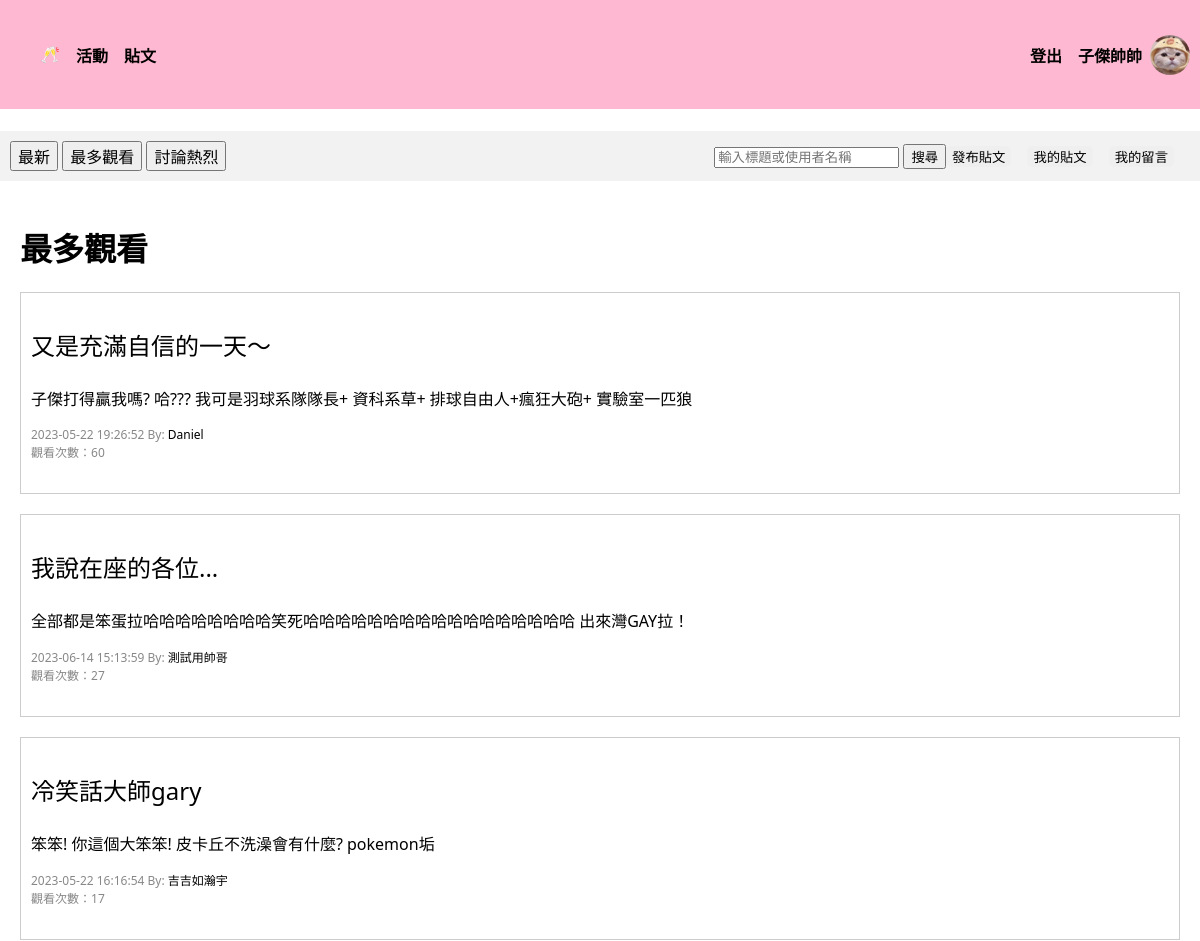
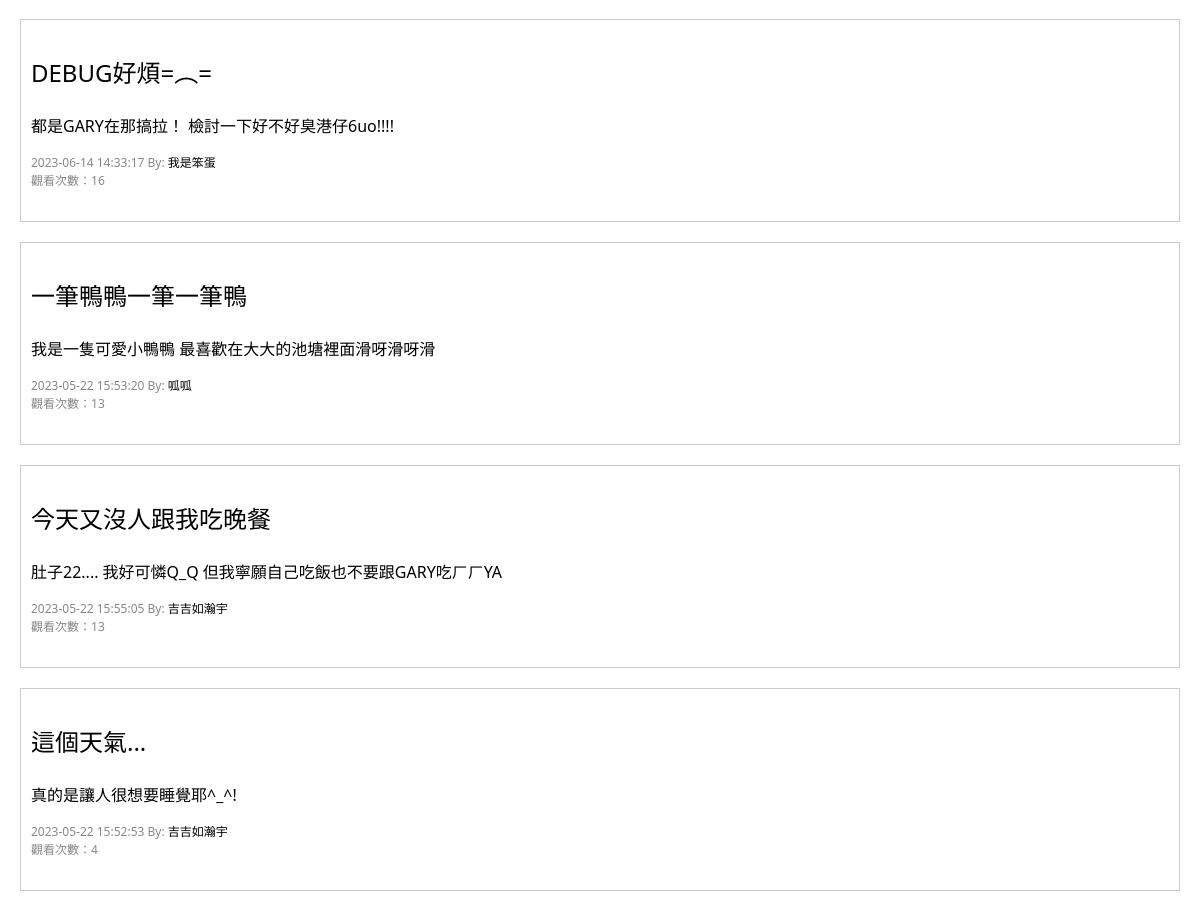
/post/posts/mostView (signed in), run on the app's committed database (2 pictures, top to bottom).
### tables this page shows
CREATE TABLE "User" (
	"userID"	INTEGER,
	"password"	VARCHAR(10),
	"nickname"	VARCHAR(10) NOT NULL,
	"gender"	VARCHAR(1) NOT NULL,
	"birth"	TEXT,
	"cellphone"	VARCHAR(10),
	"email"	TEXT UNIQUE,
	"image" TEXT,
	PRIMARY KEY("userID" AUTOINCREMENT)
);

CREATE TABLE "Post" (
	"postID"	INTEGER,
	"postUserID"	INTEGER,
	"postTime"	TEXT,
	"postTitle"	TEXT,
	"postContent"	TEXT,
	"postView"	INT,
	FOREIGN KEY("postUserID") REFERENCES "User"("userID"),
	PRIMARY KEY("postID" AUTOINCREMENT)
);

### crud/crudPost.py (the view, shortened to what this page needs)
@post_bp.route("/posts/<string:sortmethod>", methods=["GET", "POST"])
def posts_method(sortmethod):
    userID = session["userID"]
    searching_value = ""
    if sortmethod == "newest" or sortmethod == "None":
        sortmethod = "newest"
        con = sql.connect("funCrew_db.db")
        con.row_factory = sql.Row
        cur = con.cursor()
        cur.execute(
            "SELECT * FROM Post, User WHERE postUserID = userID ORDER BY postTime DESC"
        )
        posts = cur.fetchall()
        con.commit()
        con.close()
    elif sortmethod == "mostView":
        con = sql.connect("funCrew_db.db")
        con.row_factory = sql.Row
        cur = con.cursor()
        cur.execute(
            "SELECT * FROM Post, User WHERE postUserID = userID ORDER BY postView DESC"
        )
        posts = cur.fetchall()
        con.commit()
        con.close()
    return render_template(
        "posts.html",
        nickname=get_nickname(userID),
        avatar=get_avatar_path(userID),
        posts=posts,
        userID=userID,
        sortmethod=sortmethod,
        searching_value=searching_value,
    )

### crud/crudUser.py (called while the page is built)
def get_avatar_path(userID):
    try:
        con = sql.connect("funCrew_db.db")
        cur = con.cursor()
        cur.execute("SELECT image FROM User WHERE userID=?", (userID,))
        filename = cur.fetchone()[0]
        con.close()
        return "static/images/avatars/" + filename
    except Exception as e:
        print(f"Error occurred while retrieving filename: {str(e)}")
        return ""

def get_nickname(userID):
    con = sql.connect("funCrew_db.db")
    cur = con.cursor()
    cur.execute("SELECT nickname FROM User WHERE userID=?", (userID,))
    nickname = cur.fetchone()[0]
    con.close()
    return nickname

### templates/posts.html (shortened to what this page needs)
<!DOCTYPE html>
<html>
<head>
</head>
<body>
    <div class="nav_bar">
        <ul>
            <li><a href="/home"> 🥂 </a></li>
            <li><a href="/activity/activities/signingUp">活動</a></li>
            <li><a href="/post/posts/newest">貼文</a></li>
        </ul>
        <div class="header-right">
            <li style="list-style: none;"><a href="/user/logout">登出</a></li>
            <div class="user-info">
                <h4><a href="/user/personalInfo">{{ nickname }}</a></h4>
                <img src="../../{{ avatar }}" alt="大頭貼">
            </div>
        </div>
    </div>
    <br>
    <div class="header">
        <div class="header-left">
            <form method="POST">
                <button class="submit" name="newest"><a href="/post/posts/newest">最新</a></button>
                <button class="submit" name="mostView"><a href="/post/posts/mostView">最多觀看</a></button>
                <button class="submit" name="hotest"><a href="/post/posts/hotest">討論熱烈</a></button>
            </form>
        </div>
        <div class="header-right">
            <form action="/post/posts/searching" method="POST">
                <input type="text" name="searching_value" placeholder="輸入標題或使用者名稱" required>
                <input type="submit" name="post_search_button" value="搜尋">
            </form>
            <button class="button"><a href="/post/create_post"
                    style="text-decoration:none; color:black">發布貼文</a></button>
            <button class="button"><a href="/post/posts/my_posts"
                    style="text-decoration:none; color:black">我的貼文</a></button>
            <button class="button"><a href="/post/my_comments"
                    style="text-decoration:none; color:black">我的留言</a></button>
        </div>
    </div>
    <br>
    {% if sortmethod == "newest" %}
    <h1>最新</h1>
    {% elif sortmethod == "mostView" %}
    <h1>最多觀看</h1>
    {% elif sortmethod == "hotest" %}
    <h1>討論熱烈</h1>
    {% elif sortmethod == "my_posts" %}
    <h1>我的貼文</h1>
    {% elif sortmethod == "searching" %}
    <h1>搜尋：{{searching_value}}</h1>
    {% endif %}
    {% if searching_value %}
    {% for post in posts %}
    <div class="post"style="margin-left: 20px; margin-right: 20px;">
        <div class="content">
            <a href="/post/posts/{{post['postID']}}?sortmethod={{sortmethod}}&searching_value={{searching_value}}"
                style="text-decoration:none; color:black">
                <p style="font-size:24px;">{{ post['postTitle'] }}</p>
                <p>{{ post['postContent'] }}</p>
            </a>
        </div>
        <div class="info">
            <span>{{ post['postTime'] }}</span>
            <span>By: <a href="/user/info/{{post['postUserID']}}">{{ post['nickname'] }}</a></span>
            <br><span>觀看次數：{{ post['postView'] }}</span>
        </div>
    </div>
    {% endfor %}
    {% else %}
    {% for post in posts %}
    <div class="post" style="margin-left: 20px; margin-right: 20px;">
        <div class="content">
            <a href="/post/posts/{{post['postID']}}?sortmethod={{sortmethod}}"
                style="text-decoration:none; color:black">
                <p style="font-size:24px;">{{ post['postTitle'] }}</p>
                <p>{{ post['postContent'] }}</p>
            </a>
        </div>
        <div class="info">
            <span>{{ post['postTime'] }}</span>
            <span>By: <a href="/user/info/{{post['postUserID']}}">{{ post['nickname'] }}</a></span>
            <br><span>觀看次數：{{ post['postView'] }}</span>
        </div>
        <br>
    </div>
    {% endfor %}
    {% endif %}
</body>
</html>

### templates/posts.html (style rules this page uses)
body { font-family: system-ui, -apple-system, BlinkMacSystemFont, 'Segoe UI', Roboto, Oxygen, Ubuntu, Cantarell, 'Open Sans', 'Helvetica Neue', sans-serif; margin: 0; }
a { text-decoration-line: none; color: black; }
h1 { margin-left: 20px; }
.nav_bar ul { display: flex; list-style: none; }
.nav_bar li { font-weight: bold; margin-right: 16px; border: none; }
.nav_bar { display: flex; justify-content: space-between; align-items: center; background-color: #ffb8d1; height: 109px; width: 100%; top: 0px; font-weight: bold; }
.nav_bar .header-right { display: flex; align-items: center; margin-right: 10px; }
.header { display: flex; justify-content: space-between; align-items: center; padding: 10px; background-color: #f2f2f2; }
.header-left { display: flex; align-items: center; }
.header-right { display: flex; align-items: center; }
.header-left button { font-size: medium; }
.button { margin-right: 16px; border: none; border-radius: 5px; }
.post { margin-bottom: 20px; border: 1px solid #ccc; padding: 10px; }
.post .info { font-size: 12px; color: #888; }
.post .content { margin-top: 0px; }
.user-info { display: flex; align-items: center; }
.user-info h4 { margin-right: 8px; }
.user-info img { width: 40px; height: 40px; border-radius: 50%; object-fit: cover; }

### data on the page
User: nickname "子傑帥帥"
Post: postTitle "又是充滿自信的一天～", postContent "子傑打得贏我嗎? 哈??? 我可是羽球系隊隊長+ 資科系草+ 排球自由人+瘋狂大砲+ 實驗室一匹狼", postTime "2023-05-22 19:26:52", nickname "Daniel", postView "60"
Post: postTitle "我說在座的各位...", postContent "全部都是笨蛋拉哈哈哈哈哈哈哈哈笑死哈哈哈哈哈哈哈哈哈哈哈哈哈哈哈哈哈 出來灣GAY拉！", postTime "2023-06-14 15:13:59", nickname "測試用帥哥", postView "27"
Post: postTitle "冷笑話大師gary", postContent "笨笨! 你這個大笨笨! 皮卡丘不洗澡會有什麼? pokemon垢", postTime "2023-05-22 16:16:54", nickname "吉吉如瀚宇", postView "17"
Post: postTitle "DEBUG好煩=︵=", postContent "都是GARY在那搞拉！ 檢討一下好不好臭港仔6uo!!!!", postTime "2023-06-14 14:33:17", nickname "我是笨蛋", postView "16"
Post: postTitle "一筆鴨鴨一筆一筆鴨", postContent "我是一隻可愛小鴨鴨 最喜歡在大大的池塘裡面滑呀滑呀滑", postTime "2023-05-22 15:53:20", nickname "呱呱", postView "13"
Post: postTitle "今天又沒人跟我吃晚餐", postContent "肚子22.... 我好可憐Q_Q 但我寧願自己吃飯也不要跟GARY吃ㄏㄏYA", postTime "2023-05-22 15:55:05", nickname "吉吉如瀚宇", postView "13"
Post: postTitle "這個天氣...", postContent "真的是讓人很想要睡覺耶^_^!", postTime "2023-05-22 15:52:53", nickname "吉吉如瀚宇", postView "4"
